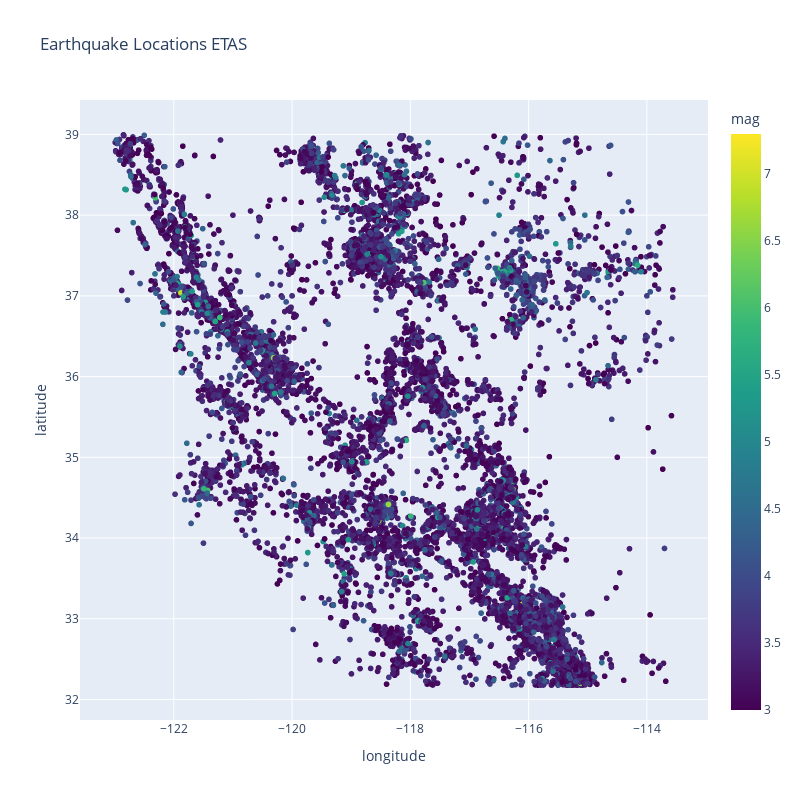

Notebook source saved alongside this figure:
### Code cell
fig = px.scatter(usgs, x='longitude', y='latitude', color='mag', color_continuous_scale='viridis', title='Earthquake Locations ETAS')
fig.update_layout(width=800, height=800)
fig.show()

### Figure 1 — Plotly figure (JSON) as saved in the notebook; plotly's stock layout.template omitted (floating-point values rounded to 4 significant figures; data arrays with more than 128 entries replaced by an {"elided": "..."} marker saying what was removed)
{"data": [{"hovertemplate": "longitude=%{x}<br>latitude=%{y}<br>mag=%{marker.color}<extra></extra>", "legendgroup": "", "marker": {"color": {"elided": "28052 float values"}, "coloraxis": "coloraxis", "symbol": "circle"}, "mode": "markers", "name": "", "showlegend": false, "type": "scattergl", "x": {"elided": "28052 float values"}, "xaxis": "x", "y": {"elided": "28052 float values"}, "yaxis": "y"}], "layout": {"coloraxis": {"colorbar": {"title": {"text": "mag"}}, "colorscale": [[0, "#440154"], [0.1111, "#482878"], [0.2222, "#3e4989"], [0.3333, "#31688e"], [0.4444, "#26828e"], [0.5556, "#1f9e89"], [0.6667, "#35b779"], [0.7778, "#6ece58"], [0.8889, "#b5de2b"], [1, "#fde725"]]}, "height": 800, "legend": {"tracegroupgap": 0}, "title": {"text": "Earthquake Locations ETAS"}, "width": 800, "xaxis": {"anchor": "y", "domain": [0, 1], "title": {"text": "longitude"}}, "yaxis": {"anchor": "x", "domain": [0, 1], "title": {"text": "latitude"}}}}
